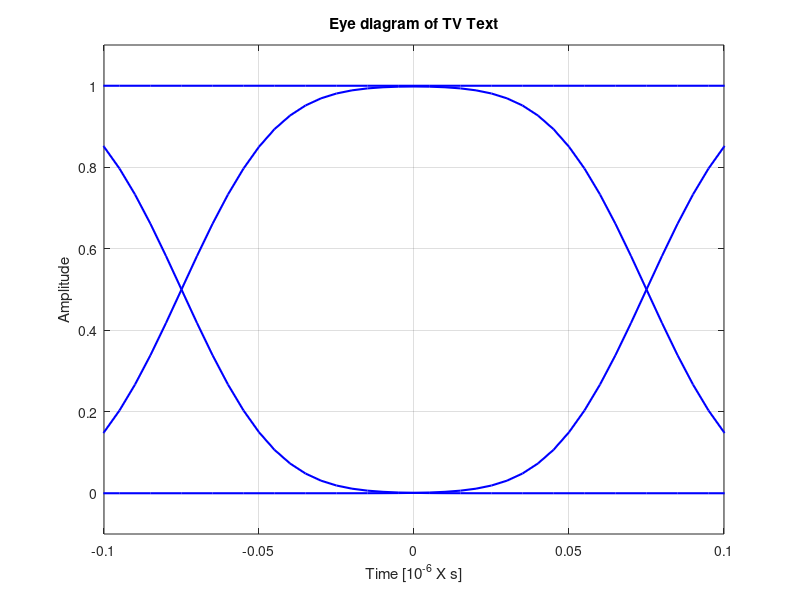

Write the MATLAB code that produced this figure.
%% Eyediagram of TV Text
% 
% Copyright 2007 Telecommunications Lab
% $Revision: 1.0 $ $Date: 2007/06/21 12:45:07 $

%%
% 
T = 3/20;                               % Symbol time interval [s].
Fs =30/T;                               % Sampling frequency 
t = -2*T:1/Fs:2*T;                      % Time vector (sampling intervals)
t = t+0.00000001;                       % Otherwise, the denominator would be zero at t=0
f= 0:1/Fs:2;
fg=5.5;

g = .5*erf(sqrt(2/log(2))*pi*fg*(t+.5*T))-.5*erf(sqrt(2/log(2))*pi*fg*(t-.5*T));
% Plotting
subplot(1,2,1);plot(t,g,'b','LineWidth',1.5);hold on;
grid on;xlabel('Time [10^{-6} X s]');ylabel('Amplitude'); axis([-0.2 .2 -.1 1.1]);
title('Impulse Response of TV Text');


G=abs(fft([g zeros(1,2048-length(g))]));


% Plotting
subplot(1,2,2);plot(G/max(G),'b','LineWidth',1.5)
title('TV Text Pulse Former in Frequency Domain');
axis([0 70 -.1 1.1]);xlabel('Frequency [10^{5} X Hz]')
grid on;
%%

%Eye diagram
g1 = .5*erf(sqrt(2/log(2))*pi*fg*(t+.5*T+T))-.5*erf(sqrt(2/log(2))*pi*fg*(t-.5*T+T));
g2 = .5*erf(sqrt(2/log(2))*pi*fg*(t+.5*T-T))-.5*erf(sqrt(2/log(2))*pi*fg*(t-.5*T-T));
g3=g1+g2+g;
%Plotting
subplot(1,1,1);
plot(t,g,'b','LineWidth',1.5);hold on;
grid on;xlabel('Time [10^{-6} X s]');ylabel('Amplitude'); axis([-.1 .1 -.1 1.1]);
title('Eye diagram of TV Text');
plot(t,g1,'b','LineWidth',1.5);hold on;plot(t,g2,'b','LineWidth',1.5);hold on;plot(t,g3,'b','LineWidth',1.5);
hold off;
